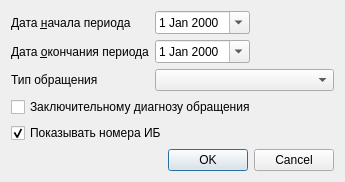
<?xml version="1.0" encoding="UTF-8"?>
<ui version="4.0">
 <class>ReportAnalysisOfDisease</class>
 <widget class="QDialog" name="ReportAnalysisOfDisease">
  <property name="geometry">
   <rect>
    <x>0</x>
    <y>0</y>
    <width>345</width>
    <height>171</height>
   </rect>
  </property>
  <property name="contextMenuPolicy">
   <enum>Qt::NoContextMenu</enum>
  </property>
  <property name="windowTitle">
   <string>Dialog</string>
  </property>
  <layout class="QGridLayout" name="gridLayout">
   <item row="0" column="0">
    <widget class="QLabel" name="lblBegDate">
     <property name="text">
      <string>Дата &amp;начала периода</string>
     </property>
     <property name="buddy">
      <cstring>edtBegDate</cstring>
     </property>
    </widget>
   </item>
   <item row="1" column="0">
    <widget class="QLabel" name="lblEndDate">
     <property name="text">
      <string>Дата &amp;окончания периода</string>
     </property>
     <property name="buddy">
      <cstring>edtEndDate</cstring>
     </property>
    </widget>
   </item>
   <item row="1" column="1">
    <widget class="CDateEdit" name="edtEndDate">
     <property name="sizePolicy">
      <sizepolicy hsizetype="Maximum" vsizetype="Fixed">
       <horstretch>0</horstretch>
       <verstretch>0</verstretch>
      </sizepolicy>
     </property>
     <property name="calendarPopup">
      <bool>true</bool>
     </property>
    </widget>
   </item>
   <item row="2" column="0">
    <widget class="QLabel" name="label">
     <property name="text">
      <string>Тип обращения</string>
     </property>
    </widget>
   </item>
   <item row="2" column="1">
    <widget class="CRBComboBox" name="cmbEventType"/>
   </item>
   <item row="3" column="0" colspan="2">
    <widget class="QCheckBox" name="chkFinishedDiagnosis">
     <property name="text">
      <string>Заключительному диагнозу обращения</string>
     </property>
    </widget>
   </item>
   <item row="6" column="1">
    <widget class="QDialogButtonBox" name="buttonBox">
     <property name="sizePolicy">
      <sizepolicy hsizetype="Expanding" vsizetype="Fixed">
       <horstretch>0</horstretch>
       <verstretch>0</verstretch>
      </sizepolicy>
     </property>
     <property name="orientation">
      <enum>Qt::Horizontal</enum>
     </property>
     <property name="standardButtons">
      <set>QDialogButtonBox::Cancel|QDialogButtonBox::Ok</set>
     </property>
    </widget>
   </item>
   <item row="0" column="1">
    <widget class="CDateEdit" name="edtBegDate">
     <property name="sizePolicy">
      <sizepolicy hsizetype="Maximum" vsizetype="Fixed">
       <horstretch>0</horstretch>
       <verstretch>0</verstretch>
      </sizepolicy>
     </property>
     <property name="calendarPopup">
      <bool>true</bool>
     </property>
    </widget>
   </item>
   <item row="5" column="0">
    <spacer name="verticalSpacer">
     <property name="orientation">
      <enum>Qt::Vertical</enum>
     </property>
     <property name="sizeHint" stdset="0">
      <size>
       <width>20</width>
       <height>40</height>
      </size>
     </property>
    </spacer>
   </item>
   <item row="4" column="0" colspan="2">
    <widget class="QCheckBox" name="chkOrgGroup">
     <property name="text">
      <string>Показывать номера ИБ</string>
     </property>
     <property name="checked">
      <bool>true</bool>
     </property>
    </widget>
   </item>
  </layout>
 </widget>
 <customwidgets>
  <customwidget>
   <class>CDateEdit</class>
   <extends>QDateEdit</extends>
   <header>library/DateEdit.h</header>
  </customwidget>
  <customwidget>
   <class>CRBComboBox</class>
   <extends>QComboBox</extends>
   <header>library/crbcombobox.h</header>
  </customwidget>
 </customwidgets>
 <tabstops>
  <tabstop>edtBegDate</tabstop>
 </tabstops>
 <resources/>
 <connections>
  <connection>
   <sender>buttonBox</sender>
   <signal>accepted()</signal>
   <receiver>ReportAnalysisOfDisease</receiver>
   <slot>accept()</slot>
   <hints>
    <hint type="sourcelabel">
     <x>640</x>
     <y>534</y>
    </hint>
    <hint type="destinationlabel">
     <x>157</x>
     <y>255</y>
    </hint>
   </hints>
  </connection>
  <connection>
   <sender>buttonBox</sender>
   <signal>rejected()</signal>
   <receiver>ReportAnalysisOfDisease</receiver>
   <slot>reject()</slot>
   <hints>
    <hint type="sourcelabel">
     <x>640</x>
     <y>534</y>
    </hint>
    <hint type="destinationlabel">
     <x>286</x>
     <y>255</y>
    </hint>
   </hints>
  </connection>
 </connections>
</ui>
